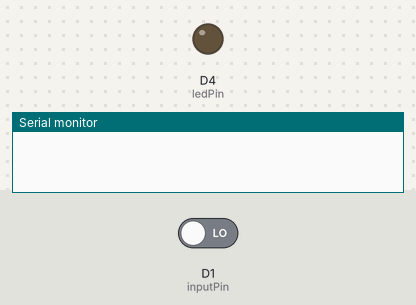
The sketch below on a simulated ESP8266 (Wemos D1 mini). Shown: output pins drawn as LEDs (lit = HIGH), the last lines printed to the serial monitor. Inputs (shaded band) come from the test bench; at power-on: D1 (inputPin) LOW. WiFi joins after 1.5 s; servers stay silent unless stated; random numbers use the default seed unless the sketch sets one; no MQTT or app messages arrive unless stated.

Above: at 0.0 s.
At 2.8 s:
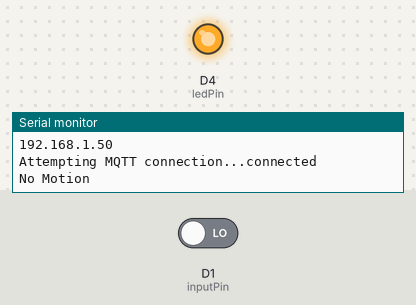
2.9 s: D1 (inputPin) driven HIGH
Timing chart, 0 to 5.9 s (numbered marks = the images above; inputs shaded):
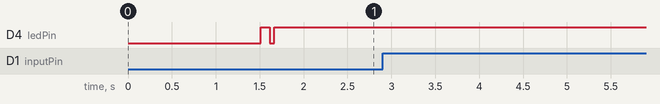

The sketch:

pir_sensor.ino
```cpp
#include <ESP8266WiFi.h>
#include <PubSubClient.h>
#include "My_Helper.h"

//ALL CONFIG CHANGES ARE LOCATED IN My_Helper.h//
//ALL CONFIG CHANGES ARE LOCATED IN My_Helper.h//
//ALL CONFIG CHANGES ARE LOCATED IN My_Helper.h//
//ALL CONFIG CHANGES ARE LOCATED IN My_Helper.h//
//ALL CONFIG CHANGES ARE LOCATED IN My_Helper.h//
//ALL CONFIG CHANGES ARE LOCATED IN My_Helper.h//
//ALL CONFIG CHANGES ARE LOCATED IN My_Helper.h//
//ALL CONFIG CHANGES ARE LOCATED IN My_Helper.h//
//ALL CONFIG CHANGES ARE LOCATED IN My_Helper.h//

int i = 0;

WiFiClient espClient;
PubSubClient client(espClient);

void setup_wifi() {

  delay(10);
  // We start by connecting to a WiFi network
  Serial.println();
  Serial.print("Connecting to ");
  Serial.println(ssid);

  WiFi.mode(WIFI_STA);
  WiFi.begin(ssid, password);

  while (WiFi.status() != WL_CONNECTED) {
    delay(500);
    Serial.print(".");
    digitalWrite(ledPin, LOW);
  }

  digitalWrite(ledPin, HIGH);

  randomSeed(micros());

  Serial.println("");
  Serial.println("WiFi connected");
  Serial.println("IP address: ");
  Serial.println(WiFi.localIP());
}

void reconnect() {

  // Loop until we're reconnected
  while (!client.connected()) {
    digitalWrite(ledPin, HIGH);
    delay(100);
    digitalWrite(ledPin, LOW);
    Serial.print("Attempting MQTT connection...");
    // Attempt to connect
    String clientId = "MotionDetector-" + String(random(0xffff), HEX);
    if (client.connect(clientId.c_str(), mqtt_user, mqtt_password)) {
      Serial.println("connected");
      getAndSendMotionStatus();
      digitalWrite(ledPin, HIGH);
    } else {
      Serial.print("failed, rc=");
      Serial.print(client.state());
      Serial.println(" try again in 5 seconds");
      // Wait 5 seconds before retrying
      delay(5000);
    }
  }
}

void setup() {
  Serial.begin(115200);
  pinMode(ledPin, OUTPUT);
  setup_wifi();
  client.setServer(mqtt_server, 1883);
  while (!client.connected()) {
    reconnect();
  }
}

void getAndSendMotionStatus(){
   int motionState = digitalRead(inputPin);

  while(motionState == HIGH){
    //wait
    delay(100);
    //wait a while and check the pin again to make sure we are happy this is legit movement and not a false trigger
    motionState = digitalRead(inputPin);
    if ( motionState == HIGH ) {
       client.publish(topic, "on", true);
       Serial.println("Motion Detected");
       i = 0;
    }
  }

  //only need to send 'No Motion' message once.
  while(motionState == LOW && i == 0){
    client.publish(topic, "off", true);
    Serial.println("No Motion");
    i++;
  }
}

void loop() {
  if (!client.connected()) {
    reconnect();
  }
  client.loop();

  getAndSendMotionStatus();
}
```

My_Helper_sample.h
```cpp
#ifndef MY_HELPER_H
#define MY_HELPER_H

const char* ssid = "YOUR_WIFI_SSID";
const char* password = "YOUR_WIFI_PASSWORD";
const char* mqtt_user = "YOUR_MQTT_USERNAME";
const char* mqtt_password = "YOUR_MQTT_PASSWORD";
const char* mqtt_server = "YOUR_MQTT_SERVER_ADDRESS";

const char* topic = "sonoff/pir";

const int inputPin = D1;//input pin is D3 in here but labelled D1 on the D1 mini
const int ledPin = D4;

#endif
```
